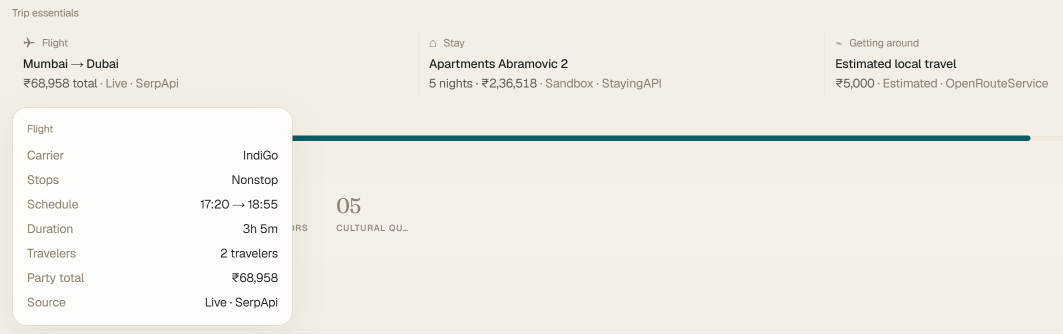
#> input picture docs/screenshots/logistics1.png, 2126 x 668 px (shown at 1/2 size); its folder holds 4 pictures in this run
$ python composite_logistics_screenshot.py
#> lines starting #> are read from the running program, lines starting #| are printed output that depends on the picture
#!/usr/bin/env python3
"""Build docs/screenshots/06-logistics-details.png from logistics1–3 source captures."""

from __future__ import annotations

from pathlib import Path

from PIL import Image, ImageDraw

REPO_ROOT = Path(__file__).resolve().parents[1]
SHOTS = REPO_ROOT / "docs" / "screenshots"


def main() -> None:
    labels = ["Flight details", "Stay details", "Ground details"]
    parts: list[tuple[str, Image.Image]] = []
    for index, label in enumerate(labels, start=1):
        path = SHOTS / f"logistics{index}.png"
        if not path.exists():
            raise FileNotFoundError(path)
        parts.append((label, Image.open(path)))

    gap = 24
    pad = 16
    label_h = 28
    widths = [im.size[0] for _, im in parts]
#> widths = [2126, 2096, 2222]
    heights = [im.size[1] for _, im in parts]
#> heights = [668, 518, 588]
    total_w = sum(widths) + gap * (len(parts) - 1) + pad * 2
#> total_w = 6524
    total_h = max(heights) + label_h + pad * 2
#> total_h = 728
    canvas = Image.new("RGB", (total_w, total_h), "#f4efe6")
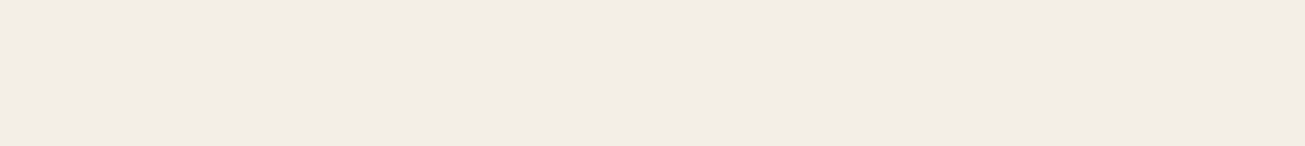
#> canvas: PIL image 6524x728 RGB (shown at 1/5 size); mean R, G, B 244, 239, 230
    draw = ImageDraw.Draw(canvas)
    x = pad
    for label, im in parts:
        draw.text((x, pad), label, fill="#5c5650")
        y = pad + label_h
        if im.mode == "RGBA":
            canvas.paste(im, (x, y), im)
        else:
            canvas.paste(im, (x, y))
        x += im.size[0] + gap
#> this loop made 3 passes
#> (label, x) on passes 1 to 3: ('Flight details', 2166), ('Stay details', 4286), ('Ground details', 6532)
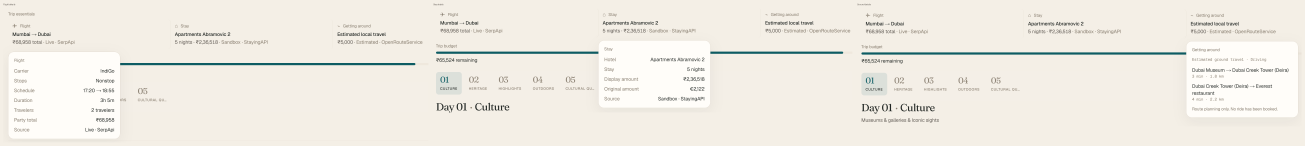
#> canvas: PIL image 6524x728 RGB (shown at 1/5 size); mean R, G, B 239.8, 236.2, 228.2
#> after the loop, x = 6532

    out = SHOTS / "06-logistics-details.png"
    canvas.save(out, "PNG", optimize=True)
    print(f"Wrote {out} ({canvas.size[0]}x{canvas.size[1]})")
#| Wrote docs/screenshots/06-logistics-details.png (6524x728)


if __name__ == "__main__":
    main()
